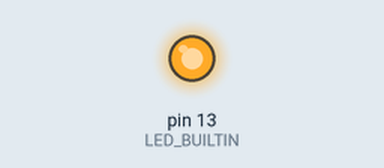
Bench run of a sketch on a simulated Arduino Uno, built with avr-gcc and run on an emulated ATmega328P. Parts: output pins drawn as LEDs (lit = HIGH).

Above: at 0.3 s.
At 3.8 s:
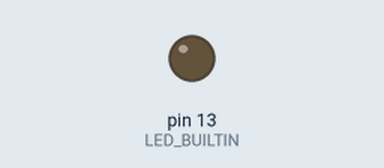
Timing chart, 0 to 4.8 s (numbered marks = the images above):
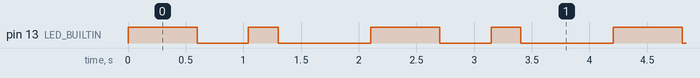

The sketch:

Ex6-Cor.ino
```cpp
void setup()
{
  pinMode(LED_BUILTIN, OUTPUT);
}
void loop()
{
  digitalWrite(LED_BUILTIN, HIGH);
  delay(600);
  digitalWrite(LED_BUILTIN, LOW);
  delay(444);
  digitalWrite(LED_BUILTIN, HIGH);
  delay(259);
  digitalWrite(LED_BUILTIN, LOW);
  delay(800);
}
```

Measured:
- by itself, pin 13 (LED_BUILTIN): repeats every 2.1 s: LOW 0.44 s, HIGH 0.26 s, LOW 0.80 s, HIGH 0.60 s
- by itself, everything shown: repeats every 2.1 s, in 4 steps
